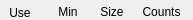
      <widget class="QWidget" name="widget" native="true">
       <property name="maximumSize">
        <size>
         <width>16777215</width>
         <height>20</height>
        </size>
       </property>
       <widget class="caLabel" name="caLabel_7">
        <property name="geometry">
         <rect>
          <x>139</x>
          <y>4</y>
          <width>45</width>
          <height>15</height>
         </rect>
        </property>
        <property name="frameShape">
         <enum>QFrame::NoFrame</enum>
        </property>
        <property name="text">
         <string>Counts</string>
        </property>
        <property name="alignment">
         <set>Qt::AlignAbsolute|Qt::AlignCenter|Qt::AlignHCenter|Qt::AlignVCenter</set>
        </property>
        <property name="fontScaleMode">
         <enum>ESimpleLabel::WidthAndHeight</enum>
        </property>
        <property name="foreground">
         <color>
          <red>0</red>
          <green>0</green>
          <blue>0</blue>
         </color>
        </property>
        <property name="background">
         <color alpha="0">
          <red>0</red>
          <green>0</green>
          <blue>0</blue>
         </color>
        </property>
       </widget>
       <widget class="caLabel" name="caLabel_5">
        <property name="geometry">
         <rect>
          <x>48</x>
          <y>4</y>
          <width>40</width>
          <height>15</height>
         </rect>
        </property>
        <property name="frameShape">
         <enum>QFrame::NoFrame</enum>
        </property>
        <property name="text">
         <string>Min</string>
        </property>
        <property name="alignment">
         <set>Qt::AlignAbsolute|Qt::AlignCenter|Qt::AlignHCenter|Qt::AlignVCenter</set>
        </property>
        <property name="fontScaleMode">
         <enum>ESimpleLabel::WidthAndHeight</enum>
        </property>
        <property name="foreground">
         <color>
          <red>0</red>
          <green>0</green>
          <blue>0</blue>
         </color>
        </property>
        <property name="background">
         <color alpha="0">
          <red>0</red>
          <green>0</green>
          <blue>0</blue>
         </color>
        </property>
       </widget>
       <widget class="caLabel" name="caLabel_6">
        <property name="geometry">
         <rect>
          <x>92</x>
          <y>4</y>
          <width>40</width>
          <height>15</height>
         </rect>
        </property>
        <property name="frameShape">
         <enum>QFrame::NoFrame</enum>
        </property>
        <property name="text">
         <string>Size</string>
        </property>
        <property name="alignment">
         <set>Qt::AlignAbsolute|Qt::AlignCenter|Qt::AlignHCenter|Qt::AlignVCenter</set>
        </property>
        <property name="fontScaleMode">
         <enum>ESimpleLabel::WidthAndHeight</enum>
        </property>
        <property name="foreground">
         <color>
          <red>0</red>
          <green>0</green>
          <blue>0</blue>
         </color>
        </property>
        <property name="background">
         <color alpha="0">
          <red>0</red>
          <green>0</green>
          <blue>0</blue>
         </color>
        </property>
       </widget>
       <widget class="caLabel" name="caLabel_10">
        <property name="geometry">
         <rect>
          <x>0</x>
          <y>5</y>
          <width>40</width>
          <height>15</height>
         </rect>
        </property>
        <property name="frameShape">
         <enum>QFrame::NoFrame</enum>
        </property>
        <property name="text">
         <string>Use</string>
        </property>
        <property name="alignment">
         <set>Qt::AlignAbsolute|Qt::AlignCenter|Qt::AlignHCenter|Qt::AlignVCenter</set>
        </property>
        <property name="fontScaleMode">
         <enum>ESimpleLabel::WidthAndHeight</enum>
        </property>
        <property name="foreground">
         <color>
          <red>0</red>
          <green>0</green>
          <blue>0</blue>
         </color>
        </property>
        <property name="background">
         <color alpha="0">
          <red>0</red>
          <green>0</green>
          <blue>0</blue>
         </color>
        </property>
       </widget>
      </widget>
